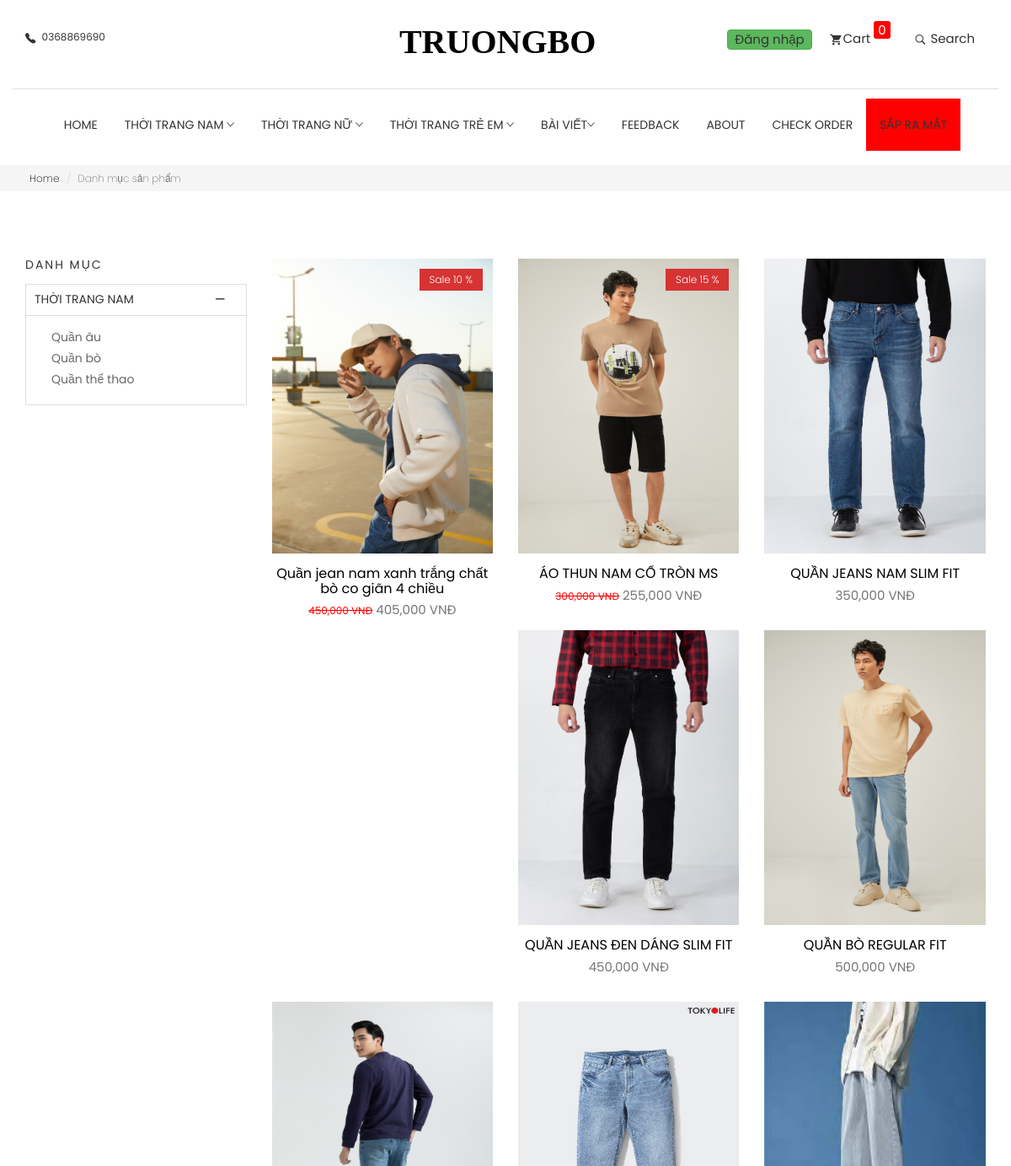
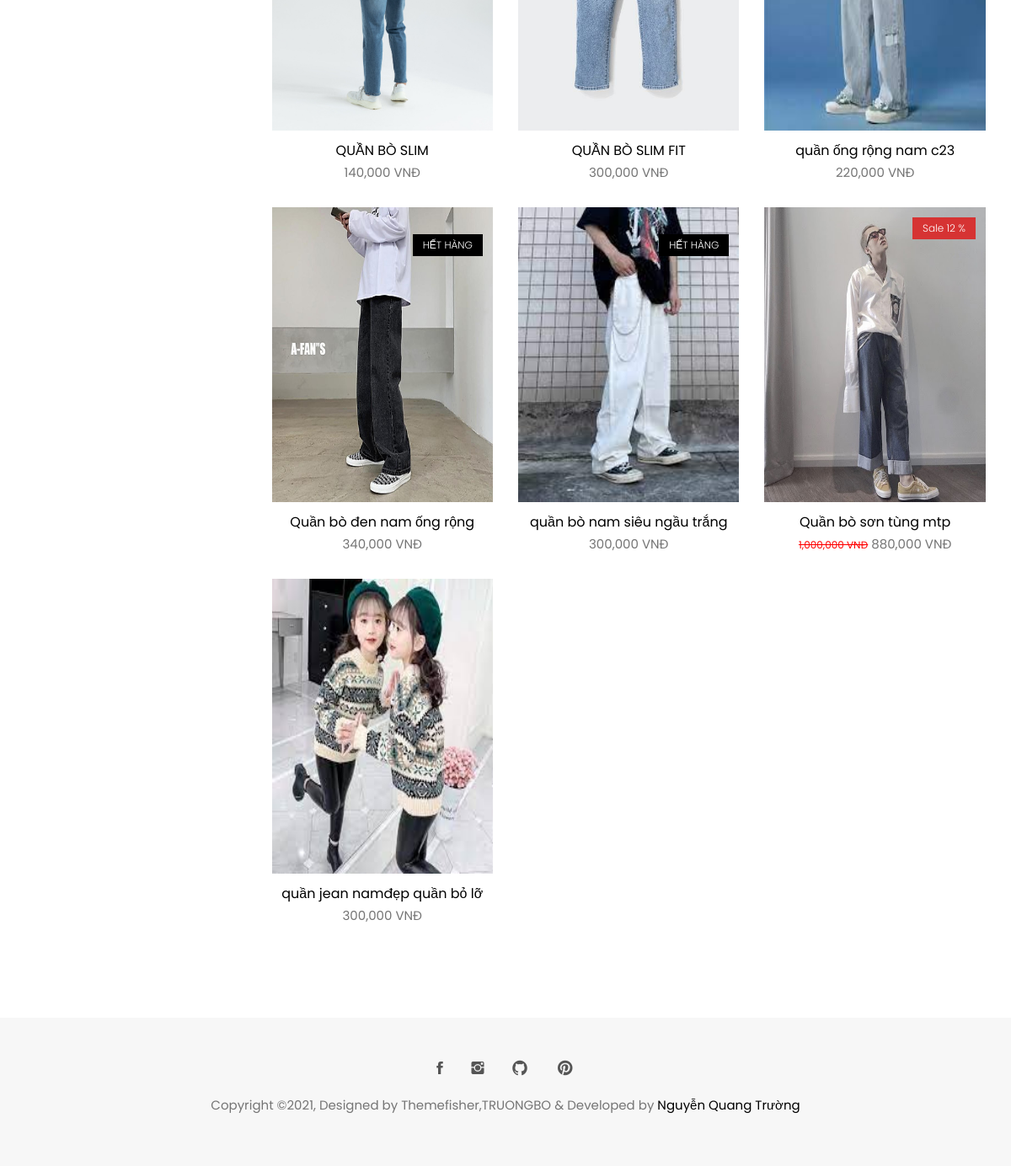
/category.php?id=1, run on the app's committed database (2 pictures, top to bottom).
### tables this page shows
CREATE TABLE `category` (
  `id` int(11) NOT NULL,
  `user_id` int(11) DEFAULT NULL,
  `name` varchar(100) DEFAULT NULL,
  `slug` varchar(100) DEFAULT NULL,
  `parent_id` int(11) DEFAULT NULL,
  `deleted` int(11) DEFAULT NULL,
  `created_at` datetime DEFAULT NULL,
  `updated_at` datetime DEFAULT NULL
);

CREATE TABLE `product_category` (
  `id` int(11) NOT NULL,
  `product_id` int(11) DEFAULT NULL,
  `category_id` int(11) DEFAULT NULL,
  `created_at` datetime DEFAULT NULL
);

CREATE TABLE `product` (
  `id` int(11) NOT NULL,
  `user_id` int(11) DEFAULT NULL,
  `title` varchar(255) DEFAULT NULL,
  `slug` varchar(255) DEFAULT NULL,
  `description` longtext DEFAULT NULL,
  `price` int(11) DEFAULT NULL,
  `discount` int(11) DEFAULT 0,
  `view` int(11) DEFAULT NULL,
  `quantity` int(11) DEFAULT NULL,
  `sold` int(11) DEFAULT NULL,
  `deleted` int(11) DEFAULT 0,
  `created_at` datetime DEFAULT NULL,
  `updated_at` datetime DEFAULT NULL,
  `product_code` int(11) NOT NULL
);

CREATE TABLE `galery_product` (
  `id` int(11) NOT NULL,
  `product_id` int(11) DEFAULT NULL,
  `thumbnail` varchar(500) DEFAULT NULL,
  `created_at` datetime DEFAULT NULL
);

### utils/utility.php (called while the page is built, shortened)
<?php
function getUserToken()
{
	$token = getCOOKIE('token');
	if (empty($token)) {
		return null;
	}
	return null;
}
function getCOOKIE($key)
{
	$value = '';
	$value = fixSqlInjection($value);
	return trim($value);
}
function fixSqlInjection($str)
{
	$str = str_replace("\\", "\\\\", $str);
	$str = str_replace("'", "\'", $str);
	$str = str_replace("\'", "\\\'", $str);
	return $str;
}
function data_tree($data, $parent_id = 0, $level = 0)
{
	$result = [];
	foreach ($data as $item) {
		if ($item['parent_id'] == $parent_id) {
			$item['level'] = $level;
			$result[] = $item;
			$child = data_tree($data, $item['id'], $level + 1);
			$result = array_merge($result, $child);
		}
	}
	return $result;
}

### database/dbhelper.php (called while the page is built, shortened)
<?php
function executeResult($sql, $onlyOne = false) {
	$conn = mysqli_connect(HOST, USERNAME, PASSWORD, DATABASE);
	mysqli_set_charset($conn, 'utf8');
	$resultset = mysqli_query($conn, $sql);
	if($onlyOne) {
		$data = mysqli_fetch_array($resultset, 1);
	} else {
		$data = [];
		while(($row = mysqli_fetch_array($resultset, 1)) != null) {
			$data[] = $row;
		}
	}
	return $data;
}
?>

### category.php (the view, shortened to what this page needs)
<?php
$baseUrl = './';
include_once $baseUrl . 'layouts/header.php';
if (isset($_GET['id'])) {
    $id = getGET('id');
    $id = preg_replace("/[^0-9]/", "", $id);
    $sql = "SELECT * FROM category WHERE id = $id";
    $category = executeResult($sql, true);
}
?>
<section id="menu" class="page-header" style="padding-top:0px;margin-bottom:0px;margin-top:0px;padding-bottom:0px">
    <div class="container">
        <div class="row">
            <div class="col-md-12">
                <div class="content">
                    <ol class="breadcrumb">
                        <li><a href="<?= $baseUrl ?>index.php">Home</a></li>
                        <li class="active">Danh mục sản phẩm</li>
                    </ol>
                </div>
            </div>
        </div>
    </div>
</section>
<section class="products section">
    <div class="container">
        <div class="row">
            <div class="col-md-3">
                <div class="widget product-category">
                    <h4 class="widget-title">DANH MỤC</h4>
                    <div class="panel-group commonAccordion" id="accordion" role="tablist" aria-multiselectable="true">
                        <div class="panel panel-default">
                            <div class="panel-heading" role="tab" id="headingOne">
                                <h4 class="panel-title">
                                    <a role="button" data-toggle="collapse" data-parent="#accordion" href="#collapseOne" aria-expanded="true" aria-controls="collapseOne">
                                        <?= $category['name'] ?>
                                    </a>
                                </h4>
                            </div>
                            <div id="collapseOne" class="panel-collapse collapse in" role="tabpanel" aria-labelledby="headingOne">
                                <div class="panel-body">
                                    <ul>
                                        <?php
                                        $sql = "SELECT * FROM category WHERE parent_id = $id";
                                        $parentCate = executeResult($sql);
                                        foreach ($parentCate as $item) {
                                            echo '<li><a href="category.php?id=' . $item['id'] . '">' . $item['name'] . '</a></li>';
                                        }
                                        ?>
                                    </ul>
                                </div>
                            </div>
                        </div>
                    </div>
                </div>
            </div>
            <div class="col-md-9">
                <div class="row">
                    <?php
                    $sql = "SELECT * FROM product_category WHERE category_id = $id";
                    $listPr = executeResult($sql);
                    foreach ($listPr as $item) {
                        $prId = $item['product_id'];
                        $sql = "SELECT * FROM product WHERE id = $prId";
                        $productResult = executeResult($sql, true);
                        $sql = "SELECT * FROM galery_product WHERE product_id = $prId";
                        $resultGaleryProduct = executeResult($sql, true);
                        echo '
                            <div class="col-md-4">
                            <div class="product-item">
                                <div class="product-thumb">';
                        if ($productResult['discount'] > 0) {
                            echo '<span class="bage">Sale ' . $productResult['discount'] . ' %</span>';
                        }
                        if (($productResult['quantity'] - $productResult['sold']) == 0) {
                            echo '<span class="bage1">HẾT HÀNG</span>';
                        }
                        echo '<img class="img-responsive" src="' . substr($resultGaleryProduct['thumbnail'], 3) . '" alt="product-img" loading="lazy" style="height: 350px;width:100%;"/>
                                    <div class="preview-meta">
                                        <ul>
                                            <li>
                                                <span data-toggle="modal" data-target="#product-modal" onclick="viewProduct(' . $productResult['id'] . ')">
                                                    <i class="tf-ion-ios-search-strong"></i>
                                                </span>
                                            </li>
                                            <li>
                                                <a href="#!"><i class="tf-ion-ios-heart"></i></a>
                                            </li>
                                            <li>
                                                <a href="product-detail.php?id=' . ($productResult['id']) . '"><i class="tf-ion-android-cart"></i></a>
                                            </li>
                                        </ul>
                                    </div>
                                </div>
                                <div class="product-content">
                                    <h4><a href="product-detail.php?id=' . ($productResult['id']) . '">' . $productResult['title'] . '</a></h4>
                                    <p class="price">';
                        if ($productResult['discount'] > 0) {
                            echo '<del style="color:red;font-size:12px">' . number_format($productResult['price']) . ' VNĐ</del>' . '&nbsp;'
                                . number_format($productResult['price'] * ((100 - $productResult['discount']) / 100)) . ' VNĐ';
                        } else {
                            echo number_format($productResult['price']) . ' VNĐ';
                        }
                        echo '</p>
                                </div>
                            </div>
                            </div>';
                    }
                    ?>
                </div>
            </div>
        </div>
    </div>
</section>
<?php
include_once $baseUrl . 'layouts/footer.php';
?>

### layouts/header.php (shortened to what this page needs)
<?php
require_once $baseUrl . 'database/dbhelper.php';
require_once $baseUrl . 'utils/utility.php';
$user = getUserToken();
$sql = "SELECT * FROM category";
$resultCate = executeResult($sql);
$resultCategory = data_tree($resultCate);
?>
<!DOCTYPE html>
<html lang="en">
<head>
      <link rel="stylesheet" href="<?= $baseUrl ?>plugins/themefisher-font/style.css">
      <link rel="stylesheet" href="<?= $baseUrl ?>plugins/bootstrap/css/bootstrap.min.css">
      <link rel="stylesheet" href="<?= $baseUrl ?>plugins/animate/animate.css">
      <link rel="stylesheet" href="<?= $baseUrl ?>plugins/slick/slick.css">
      <link rel="stylesheet" href="<?= $baseUrl ?>plugins/slick/slick-theme.css">
      <link rel="stylesheet" href="<?= $baseUrl ?>css/style.css">
  </head>
  <body id="body">
    <section class="top-header">
        <div class="container">
            <div class="row">
                <div class="col-md-4 col-xs-12 col-sm-4">
                    <div class="contact-number">
                        <i class="tf-ion-ios-telephone"></i>
                        <span>0368869690</span>
                    </div>
                </div>
                <div class="col-md-4 col-xs-12 col-sm-4">
                    <div class="logo text-center">
                        <a href="<?= $baseUrl ?>index.php">
                            <svg width="255px" height="29px" viewBox="0 0 155 29" version="1.1" xmlns="http://www.w3.org/2000/svg" xmlns:xlink="http://www.w3.org/1999/xlink">
                                <g id="Page-1" stroke="none" stroke-width="1" fill="none" fill-rule="evenodd" font-size="40" font-family="AustinBold, Austin" font-weight="bold">
                                    <g id="Group" transform="translate(-108.000000, -297.000000)" fill="#000000">
                                        <text id="AVIATO">
                                            <tspan x="58.94" y="325">TRUONGBO</tspan>
                                        </text>
                                    </g>
                                </g>
                            </svg>
                        </a>
                    </div>
                </div>
                <div class="col-md-4 col-xs-12 col-sm-4">
                    <?php
                    $count = 0;
                    ?>
                    <ul class="top-menu text-right list-inline">
                        <li class="dropdown cart-nav dropdown-slide" style="padding-bottom: 8px;">
                            <?php
                            if ($user == null) {
                                echo '<a href="' . $baseUrl . 'login.php" class="btn btn-success">Đăng nhập</a>';
                            }
                            ?>
                        </li>
                        <li class="dropdown cart-nav dropdown-slide">
                            <a href="#!" class="dropdown-toggle" data-toggle="dropdown" data-hover="dropdown"><i class="tf-ion-android-cart"></i>Cart <span style="position: relative;bottom:10px;border-radius: 3px;color :white;background-color:red;padding-left:5px;padding-right:5px;"><?= $count ?></span></a>
                            </li>
                            <li class="dropdown search dropdown-slide">
                                <a href="#!" class="dropdown-toggle" data-toggle="dropdown" data-hover="dropdown"><i class="tf-ion-ios-search-strong"></i> Search</a>
                        </li>
                    </div>
                </div>
            </div>
        </section>
        <section class="menu">
            <nav class="navbar navigation">
                <div class="container">
                    <div id="navbar" class="navbar-collapse collapse text-center">
                        <ul class="nav navbar-nav">
                            <li class="dropdown ">
                                <a href="<?= $baseUrl ?>index.php">Home</a>
                            </li>
                            <?php
                            foreach ($resultCategory as $item) {
                                if ($item['parent_id'] == 0) {
                                    echo '<li class="dropdown dropdown-slide">
                                    <a href="' . $baseUrl . 'category.php?id=' . $item['id'] . '" class="dropdown-toggle" data-toggle="dropdown" data-hover="dropdown" data-delay="350" role="button" aria-haspopup="true" aria-expanded="false">
                                    ' . $item['name'] . ' <span class="tf-ion-ios-arrow-down"></span></a>';
                                    echo '<ul class="dropdown-menu">';
                                    echo '
                                    </ul>
                                    </li>';
                                }
                            }
                            ?>
                            <li class="dropdown dropdown-slide">
                                <a href="#" class="dropdown-toggle" data-toggle="dropdown" data-hover="dropdown" data-delay="350" role="button" aria-haspopup="true" aria-expanded="false">Bài viết<span class="tf-ion-ios-arrow-down"></span></a>
                            </li>
                            <li class="dropdown ">
                                <a href="<?= $baseUrl ?>feedback.php">FEEDBACK</a>
                            </li>
                            <li class="dropdown ">
                                <a href="<?= $baseUrl ?>about.php">ABOUT</a>
                            </li>
                            <li class="dropdown ">
                                <a href="<?= $baseUrl ?>check-order.php">CHECK ORDER</a>
                            </li>
                            <li class="dropdown " style="background-color: red;">
                                <a href="<?= $baseUrl ?>comming-son.php">SẮP RA MẮT</a>
                            </li>
                        </ul>
                    </div>
                </div>
            </nav>
        </section>

### data on the page
category: name "THỜI TRANG NAM"
category: name "THỜI TRANG NỮ"
category: name "THỜI TRANG TRẺ EM"
category: name "Quần âu"
category: name "Quần bò"
category: name "Quần thể thao"
product_category: product.discount "10", galery_product.thumbnail (picture), product.title "Quần jean nam xanh trắng chất bò co giãn 4 chiều", product.price "450,000", product.discount "405,000"
product_category: product.discount "15", galery_product.thumbnail (picture), product.title "ÁO THUN NAM CỔ TRÒN MS", product.price "300,000", product.discount "255,000"
product_category: galery_product.thumbnail (picture), product.title "QUẦN JEANS NAM SLIM FIT", product.price "350,000"
product_category: galery_product.thumbnail (picture), product.title "QUẦN JEANS ĐEN DÁNG SLIM FIT", product.price "450,000"
product_category: galery_product.thumbnail (picture), product.title "QUẦN BÒ REGULAR FIT", product.price "500,000"
product_category: galery_product.thumbnail (picture), product.title "QUẦN BÒ SLIM", product.price "140,000"
product_category: galery_product.thumbnail (picture), product.title "QUẦN BÒ SLIM FIT", product.price "300,000"
product_category: galery_product.thumbnail (picture), product.title "quần ống rộng nam c23", product.price "220,000"
product_category: shows "HẾT HÀNG", galery_product.thumbnail (picture), product.title "Quần bò đen nam ống rộng", product.price "340,000"
product_category: shows "HẾT HÀNG", galery_product.thumbnail (picture), product.title "quần bò nam siêu ngầu trắng", product.price "300,000"
product_category: product.discount "12", galery_product.thumbnail (picture), product.title "Quần bò sơn tùng mtp", product.price "1,000,000", product.discount "880,000"
product_category: galery_product.thumbnail (picture), product.title "quần jean namđẹp quần bỏ lỡ", product.price "300,000"

### other printed values
$count "0"
